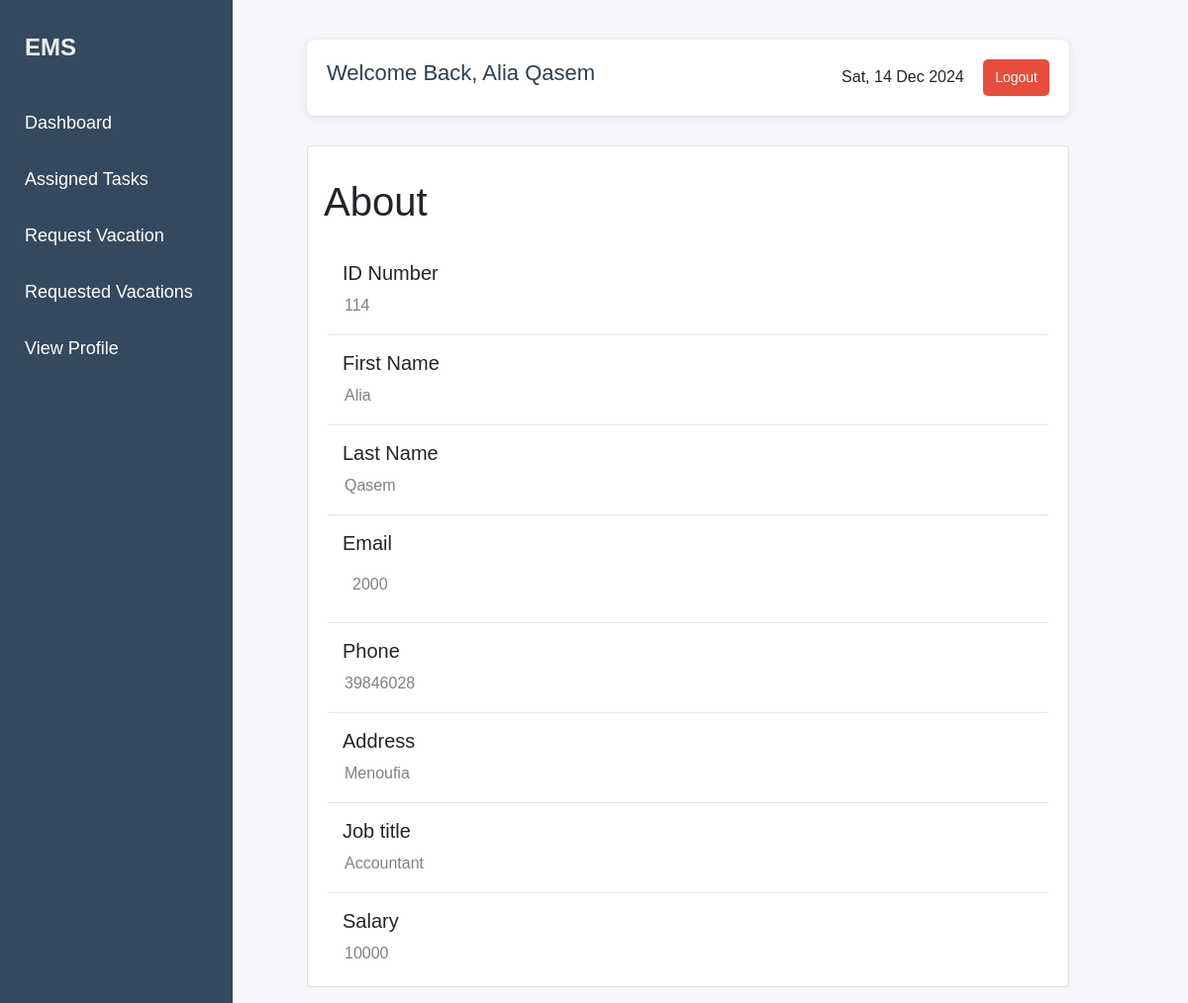
The app's page /profile.php (signed in) with its own data.
### tables this page shows
CREATE TABLE `employee` (
  `employee_id` int(11) NOT NULL,
  `person_id` int(11) NOT NULL,
  `department_id` int(11) DEFAULT NULL,
  `logi_id` int(14) NOT NULL,
  `password` varchar(225) NOT NULL
);

CREATE TABLE `person` (
  `person_id` int(11) NOT NULL,
  `first_name` varchar(225) NOT NULL,
  `last_name` varchar(225) NOT NULL,
  `age` int(10) NOT NULL,
  `address` varchar(225) NOT NULL,
  `phone_number` varchar(11) NOT NULL,
  `date_of_birth` date NOT NULL,
  `absent_times` int(10) DEFAULT NULL,
  `salary` decimal(20,0) NOT NULL,
  `job_title` varchar(225) NOT NULL,
  `gender` enum('male','female') NOT NULL,
  `role` enum('admin','employee','manager') NOT NULL
);

### profile.php (the view, shortened to what this page needs)
<?php
$username = "root";
$password = "";
$host = "localhost";
$dbname = "emp";
try {
    $database = new PDO("mysql:host=$host; dbname=$dbname; charset=utf8", $username, $password);
} catch (PDOException $e) {
    die("Connection failed: " . $e->getMessage());
}
$user_id = $_SESSION['person_id'];
$query = "
    SELECT
        person.person_id,
        person.first_name,
        person.last_name,
        person.role,
        person.phone_number AS phone,
        person.address,
        person.job_title AS job,
        person.salary,
        admin.email AS admin_email,
        employee.logi_id AS employee_email,
        manager.email AS manager_email,
        CASE
            WHEN person.role = 'admin' THEN admin.email
            WHEN person.role = 'employee' THEN employee.logi_id
            WHEN person.role = 'manager' THEN manager.email
        END AS email
    FROM person
    LEFT JOIN admin ON person.person_id = admin.person_id
    LEFT JOIN employee ON person.person_id = employee.person_id
    LEFT JOIN manager ON manager.person_id = person.person_id
    WHERE person.person_id = :person_id
";
$stmt = $database->prepare($query);
$stmt->bindParam(':person_id', $user_id, PDO::PARAM_INT);
$stmt->execute();
$user = $stmt->fetch(PDO::FETCH_ASSOC);
if ($user) {
    $fname = $user['first_name'];
    $lname = $user['last_name'];
    $email = $user['email'];
    $phone = $user['phone'];
    $address = $user['address'];
    $job = $user['job'];
    $salary = $user['salary'];
    $role = $user['role'];
} else {
    echo "User not found.";
    exit();
}
$user_name = $_SESSION['user_name'];
?>
<!DOCTYPE html>
<html>
<head>
    <link rel="stylesheet" href="https://maxcdn.bootstrapcdn.com/bootstrap/4.0.0/css/bootstrap.min.css">
    <link rel="stylesheet" href="profile.css">
</head>
<body>
    <div class="row">
        <div class="sidebar">
            <div class="brand">EMS</div>
            <?php if ($role == 'admin'): ?>
                <a href="dashboard.php">Dashboard</a>
                <a href="ManagersCRUD.php">Manage Managers</a>
                <a href="employeecrud.php">Manage Employees</a>
                <a href="depcrud.php">Manage Departments</a>
                <a href="#">View Profile</a>
            <?php elseif ($role == 'employee'): ?>
                <a href="dashboard_emp.php">Dashboard</a>
                <a href="assigned_tasks.php">Assigned Tasks</a>
                <a href="RequestVacation.php">Request Vacation</a>
                <a href="requestedVacation.php">Requested Vacations</a>
                <a href="#">View Profile</a>
            <?php endif; ?>
        </div>
        <div class="col-md-8 mt-1" style="padding-top: 3%;">
            <div class="header">
                <h3>Welcome Back, <?php echo $user_name; ?></h3>
                <div>
                    <span id="currentDate"></span>
                    <button class="btn-signout ms-3" onclick="logout()">Logout</button>
                </div>
            </div>
            <div class="card mb-3 content">
                <h1 class="m-3 pt-3">About</h1>
                <div class="card-body">
                    <form id="profileForm" action="profile.php" method="POST">
                        <div class="row-1">
                            <div class="col-md-3">
                                <h5>ID Number</h5>
                            </div>
                            <div class="col-md-9 text-secondary">
                                <input type="text" id="id" name="id" value="<?php echo htmlspecialchars($user_id); ?>"
                                    readonly>
                            </div>
                        </div>
                        <hr>
                        <div class="row-1">
                            <div class="col-md-3">
                                <h5>First Name</h5>
                            </div>
                            <div class="col-md-9 text-secondary">
                                <input type="text" id="fname" name="fname"
                                    value="<?php echo htmlspecialchars($fname); ?>" readonly>
                            </div>
                        </div>
                        <hr>
                        <div class="row-1">
                            <div class="col-md-3">
                                <h5>Last Name</h5>
                            </div>
                            <div class="col-md-9 text-secondary">
                                <input type="text" id="lname" name="lname"
                                    value="<?php echo htmlspecialchars($lname); ?>" readonly>
                            </div>
                        </div>
                        <hr>
                        <div class="row-1">
                            <div class="col-md-3">
                                <h5>Email</h5>
                            </div>
                            <div class="col-md-9 text-secondary">
                                <input type="email" id="email" name="email"
                                    value="<?php echo htmlspecialchars($email); ?>" readonly
                                    style="width: 100%; padding: 10px; font-size: 16px;">
                            </div>
                        </div>
                        <hr>
                        <div class="row-1">
                            <div class="col-md-3">
                                <h5>Phone</h5>
                            </div>
                            <div class="col-md-9 text-secondary">
                                <input type="tel" id="phone" name="phone"
                                    value="<?php echo htmlspecialchars($phone); ?>" readonly>
                            </div>
                        </div>
                        <hr>
                        <div class="row-1">
                            <div class="col-md-3">
                                <h5>Address</h5>
                            </div>
                            <div class="col-md-9 text-secondary">
                                <input type="text" id="address" name="address"
                                    value="<?php echo htmlspecialchars($address); ?>" readonly>
                            </div>
                        </div>
                        <hr>
                        <div class="row-1">
                            <div class="col-md-3">
                                <h5>Job title</h5>
                            </div>
                            <div class="col-md-9 text-secondary">
                                <input type="text" id="job" name="job" value="<?php echo htmlspecialchars($job); ?>"
                                    readonly>
                            </div>
                        </div>
                        <hr>
                        <div class="row-1">
                            <div class="col-md-3">
                                <h5>Salary</h5>
                            </div>
                            <div class="col-md-9 text-secondary">
                                <input type="text" id="salary" name="salary"
                                    value="<?php echo htmlspecialchars($salary); ?>" readonly>
                            </div>
                        </div>
                    </form>
                </div>
            </div>
        </div>
    </div>
</body>
</html>

### profile.css (style rules this page uses)
html, body { height: 100%; margin: 0; background-color: #f4f6f9; font-family: "Arial", sans-serif; }
.sidebar { padding-left: 20px; top: 0; left: 0; width: 250px; background-color: #34495e; color: white; padding-top: 30px; display: flex; flex-direction: column; margin-right: 60px; }
.sidebar a { color: white; text-decoration: none; font-size: 18px; padding: 15px 20px; transition: all 0.3s ease; }
.sidebar .brand { font-size: 24px; font-weight: bold; color: #ecf0f1; text-align: left; margin-left: 20px; margin-bottom: 30px; }
.row { display: flex; flex-direction: row; height: 100%; width: 100%; }
input:read-only { background-color: white; border: none; outline: none; color: gray; }
.header { display: flex; justify-content: space-between; align-items: center; background-color: #fff !important; padding: 20px; border-radius: 8px; box-shadow: 0px 2px 8px rgba(0, 0, 0, 0.1); margin-bottom: 30px; }
.header h3 { font-size: 22px; color: #2c3e50; }
.header .btn-signout { background-color: #e74c3c; color: white; border-radius: 5px; font-size: 14px; padding: 8px 12px; border: none; cursor: pointer; transition: background-color 0.3s ease; margin-left: 15px; }

### records on screen
employee: fname "Alia", lname "Qasem", phone "39846028", address "Menoufia", job "Accountant", salary "10000"

### other values on screen
$user_name "Alia Qasem"
